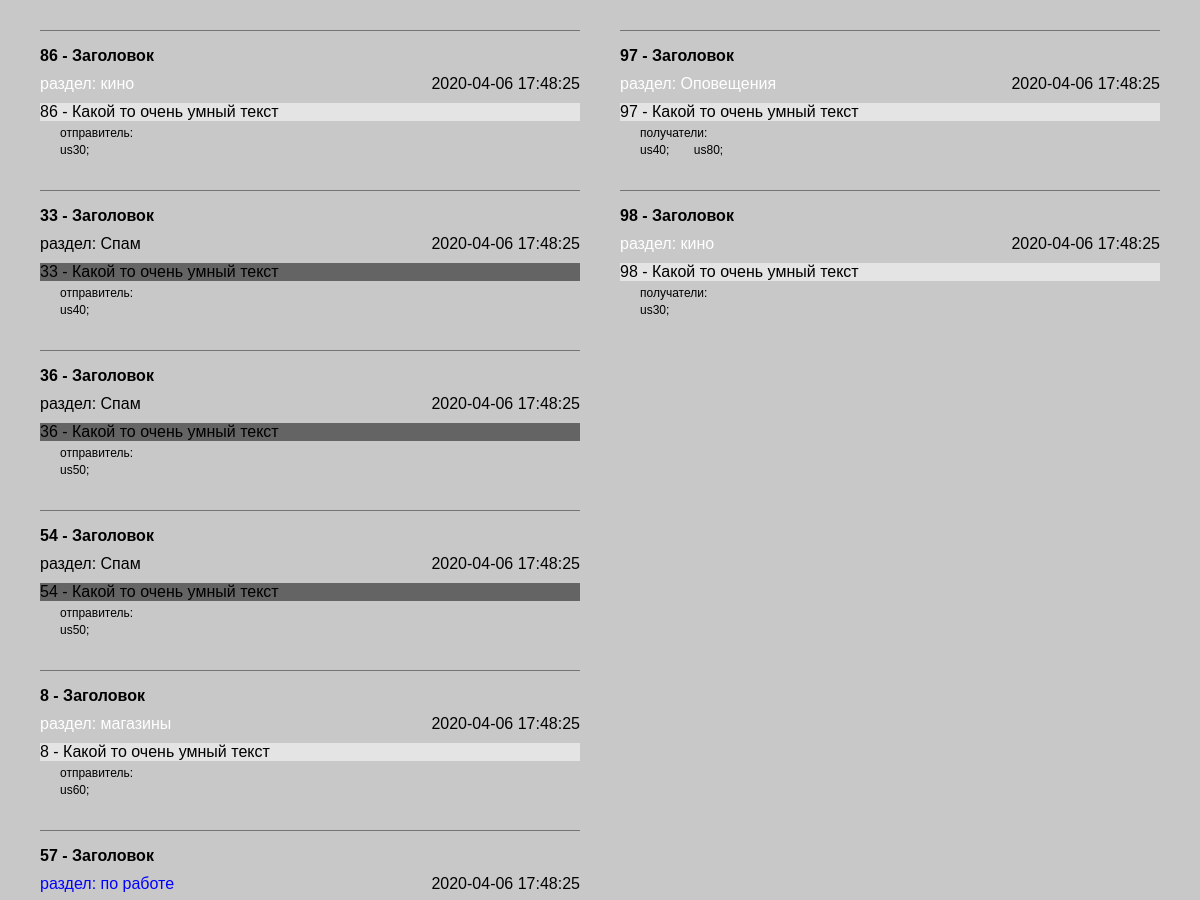
Before: /route/messages/ (signed in, middle part) with the older database file.
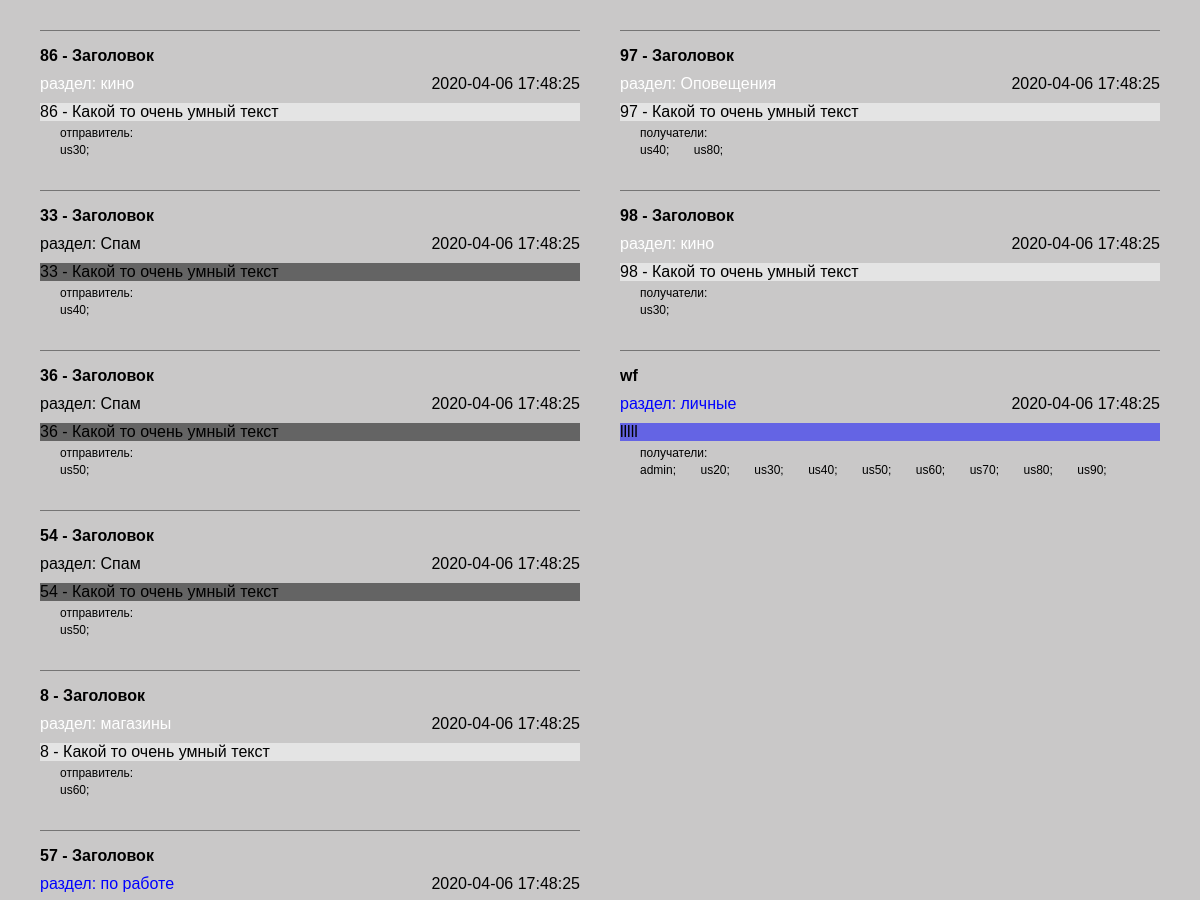
After: the same page with the newer database file.
### tables this page shows
CREATE TABLE `messages` (
  `id` int(10) NOT NULL,
  `title` varchar(1024) NOT NULL,
  `section_id` int(3) DEFAULT '0',
  `date_time` datetime NOT NULL DEFAULT CURRENT_TIMESTAMP,
  `text` text,
  `user_id_sender` int(11) NOT NULL
);

CREATE TABLE `sections` (
  `id` int(3) NOT NULL,
  `name` varchar(50) NOT NULL,
  `parent_id` int(3) DEFAULT '0',
  `user_id` int(11) NOT NULL,
  `color_id` int(3) DEFAULT NULL,
  `date_time` datetime NOT NULL DEFAULT CURRENT_TIMESTAMP
);

CREATE TABLE `users` (
  `id` int(11) NOT NULL,
  `user` varchar(255) NOT NULL,
  `email` varchar(255) NOT NULL,
  `phone` varchar(20) DEFAULT NULL,
  `password` char(60) NOT NULL,
  `flag_email_notification` tinyint(1) NOT NULL DEFAULT '0',
  `flag_active` tinyint(1) NOT NULL DEFAULT '0'
);

### helpers/pdo_query.php (called while the page is built, shortened)
<?php
function selectMsgIn(object $pdo, int $user_id): array
{
    $sql = 'SELECT
                `messages`.id,
                `messages`.title as msg_title,
                `messages`.section_id,
                `messages`.date_time as msg_date,
                `messages`.text as msg_text,
                `messages`.user_id_sender as sender,
                `message_recipient`.recipient_user_id as recipient,
                `users`.user as userName,
                `users`.email as email,
                `sections`.name as sect_name,
                `sections`.color_id,
                `colors`.red as red,
                `colors`.green as green,
                `colors`.blue as blue
            FROM `messages`
            LEFT OUTER JOIN `message_recipient` ON `message_recipient`.message_id = `messages`.id
            LEFT OUTER JOIN `users` ON `users`.id = `messages`.user_id_sender
            LEFT OUTER JOIN `sections` ON `messages`.section_id = `sections`.id
            LEFT OUTER JOIN `colors` ON  `sections`.color_id = `colors`.id
            WHERE `message_recipient`.recipient_user_id = :user_id
            ORDER BY `messages`.date_time DESC, `users`.user, `messages`.id';
    $stmt = $pdo->prepare($sql);
    $stmt->execute(['user_id' => $user_id]);
    return $stmt->fetchAll();
}
function selectMsgOut(object $pdo, int $user_id): array
{
    $sql = 'SELECT
                `messages`.id,
                `messages`.title as msg_title,
                `messages`.section_id,
                `messages`.date_time as msg_date,
                `messages`.text as msg_text,
                `messages`.user_id_sender as sender,
                `message_recipient`.recipient_user_id as recipient,
                `users`.user as userName,
                `users`.email as email,
                `sections`.name as sect_name,
                `sections`.color_id,
                `colors`.red as red,
                `colors`.green as green,
                `colors`.blue as blue
            FROM `messages`
            LEFT OUTER JOIN `message_recipient` ON `message_recipient`.message_id = `messages`.id
            LEFT OUTER JOIN `users` ON `users`.id = `message_recipient`.recipient_user_id
            LEFT OUTER JOIN `sections` ON `messages`.section_id = `sections`.id
            LEFT OUTER JOIN `colors` ON  `sections`.color_id = `colors`.id
            WHERE `messages`.user_id_sender = :user_id
            ORDER BY `messages`.date_time DESC, `messages`.id, `users`.user, `messages`.id';
    $stmt = $pdo->prepare($sql);
    $stmt->execute(['user_id' => $user_id]);
    return $stmt->fetchAll();
}

### template/msg/tempMsgIn.php (the view)
<?php
if (isset($msgIn)) {
    if (count($msgIn) > 0) {
        foreach ($msgIn as $msg) { ?>
            <div class="block-msg"> <?= $msg['msg_title'] ?></div>
            <div class="msg-info">
                <div style="color:rgb(<?= $msg['red'] ?>,
                                    <?= $msg['green'] ?>,
                                    <?= $msg['blue'] ?>)">
                    раздел: <?= $msg['sect_name'] ?>
                </div>
                <div><?= $msg['msg_date'] ?></div>
            </div>
            <div style="background-color:rgb(<?= $msg['red'] / 2 + 100 ?>,
                                            <?= $msg['green'] / 2 + 100 ?>,
                                            <?= $msg['blue'] / 2 + 100 ?>)">
                <?= $msg['msg_text'] ?>
            </div>
            <div class="recipient-msg">отправитель:</div>
            <span class="recipient-msg"> <?= $msg['userName'] ?>;</span>
    <?php }
    }
} else { ?>
    <div> Список входящих сообщений пуст!</div>
<?php } ?>

### template/msg/tempMsgOut.php
<?php
if (isset($msgOut)) {
    if (count($msgOut) > 0) {
        $msgId = -1;
        foreach ($msgOut as $msg) {
            if ($msgId != $msg['id']) {
                $msgId = $msg['id'] ?>
                <div class="block-msg"> <?= $msg['msg_title'] ?></div>
                <div class="msg-info">
                    <div style="color:rgb(<?= $msg['red'] ?>,
                                    <?= $msg['green'] ?>,
                                    <?= $msg['blue'] ?>)">
                        раздел: <?= $msg['sect_name'] ?>
                    </div>
                    <div><?= $msg['msg_date'] ?></div>
                </div>
                <div style="background-color:rgb(<?= $msg['red'] / 2 + 100 ?>,
                                            <?= $msg['green'] / 2 + 100 ?>,
                                            <?= $msg['blue'] / 2 + 100 ?>)">
                    <?= $msg['msg_text'] ?>
                </div>
                <div class="recipient-msg">получатели:</div>
                <span class="recipient-msg"> <?= $msg['userName'] ?>;</span>
            <?php } else { ?>
                <span class="recipient-msg"> <?= $msg['userName'] ?>;</span>
    <?php }
        }
    }
} else { ?>
    <div> Список исходящих сообщений пуст!</div>
<?php } ?>

Changed rows visible on the page:
added messages: title "wf", section.name "личные", date_time "2020-04-06 17:48:25", text "lllll", users.user "admin", users.user "us20", users.user "us30", users.user "us40", users.user "us50", users.user "us60", users.user "us70", users.user "us80", users.user "us90"
